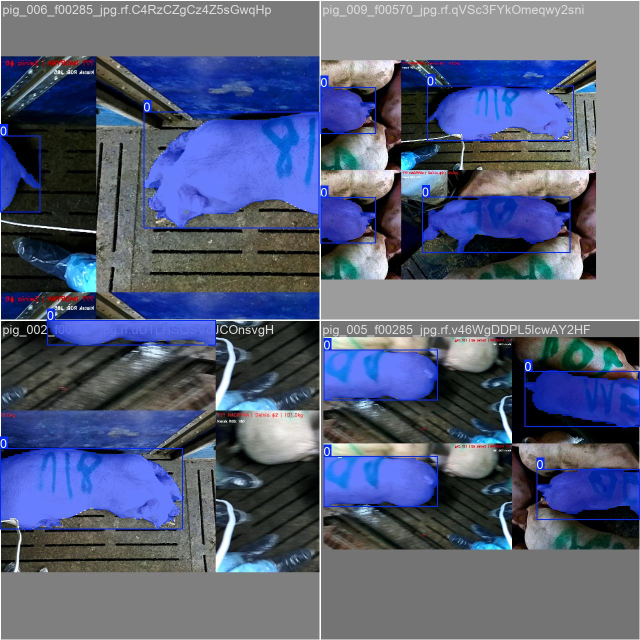
#> input picture models/pig_seg/train_batch0.jpg, 1280 x 1280 px (shown at 1/2 size); its folder holds only this picture in this run
$ python -i detector.py   (imports and definitions only)
#> lines starting #> are read from the running program, lines starting #| are printed output that depends on the picture; after the words box and inside, x2 and y2 are one past the last pixel; in counts of white or black regions, pixels touching at a corner belong together
#> further down, picture is the input picture: shape (1280, 1280, 3); mean B, G, R 121.2, 95.3, 87.1
"""
Detekcja i pomiar swini.

Segmentacja: YOLOv8n-seg (models/pig_seg_best.pt)
Fallback:    Otsu threshold (jesli YOLO nic nie znajdzie)
Pomiary:     PCA na masce -> dlugosc, szerokosc, pole
Waga:        formula empiryczna (area / volume / combined)
Wygładzanie: mediana w oknie + filtr sigma (WeightSmoother)
"""
from __future__ import annotations

import os
from collections import deque
from pathlib import Path

import cv2
import numpy as np

# ── Stale ──────────────────────────────────────────────────────────────────
MODEL_PATH = Path(os.path.abspath(__file__)).parent / "models" / "pig_seg_best.pt"
MIN_CONTOUR_AREA_PX = 2000
YOLO_CONF = 0.25          # prog pewnosci detekcji

# ── Lazy-load modelu YOLO ──────────────────────────────────────────────────
_yolo_model = None

# [47 lines left out: functions _get_model, segment_pigs_yolo, not called in this run]


# ── Fallback Otsu ──────────────────────────────────────────────────────────

def segment_pigs_otsu(image: np.ndarray) -> list[tuple[np.ndarray, np.ndarray]]:
    """Prosta segmentacja Otsu — zwraca liste (contour, maska) dla kazdego jasnego obiektu."""
    gray = cv2.cvtColor(image, cv2.COLOR_BGR2GRAY)
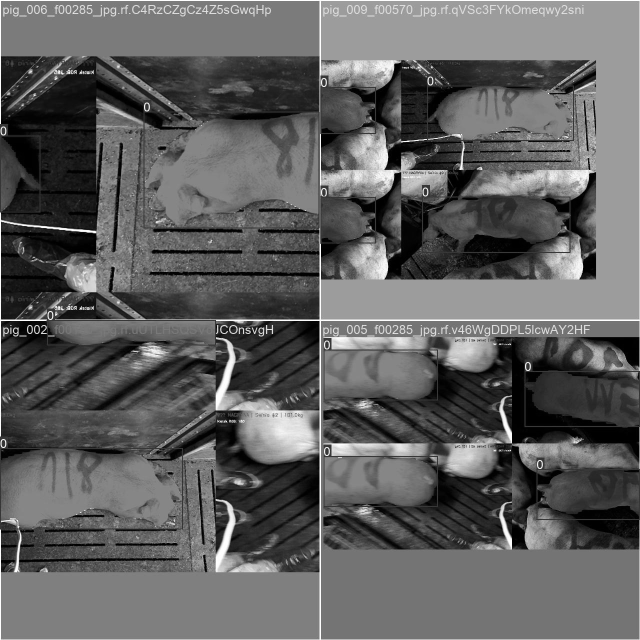
#> gray: shape (1280, 1280) (shown at 1/2 size); min 0, max 255, mean 95.8
    blurred = cv2.GaussianBlur(gray, (11, 11), 0)
    _, binary = cv2.threshold(blurred, 0, 255, cv2.THRESH_BINARY + cv2.THRESH_OTSU)
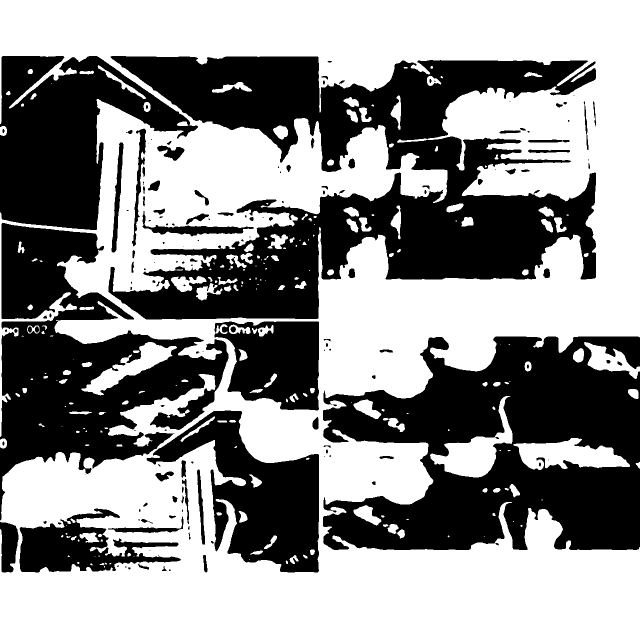
#> binary: shape (1280, 1280) (shown at 1/2 size); 56.2% white; 160 black regions (58 under 20 px), largest, box (x1, y1, x2, y2) and area: (217, 112, 1192, 639) 235411, (646, 673, 1280, 1100) 178011, (0, 446, 457, 1041) 113834
    kernel = cv2.getStructuringElement(cv2.MORPH_ELLIPSE, (15, 15))
    binary = cv2.morphologyEx(binary, cv2.MORPH_CLOSE, kernel)
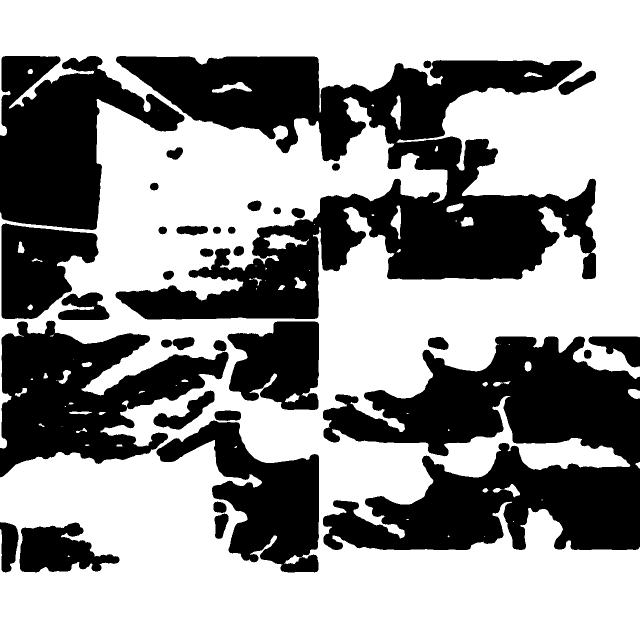
#> binary: shape (1280, 1280) (shown at 1/2 size); 59.7% white; 35 black regions, largest, box (x1, y1, x2, y2) and area: (231, 112, 1192, 639) 214626, (646, 673, 1280, 1100) 169596, (0, 641, 457, 955) 73303
    binary = cv2.morphologyEx(binary, cv2.MORPH_OPEN, kernel)
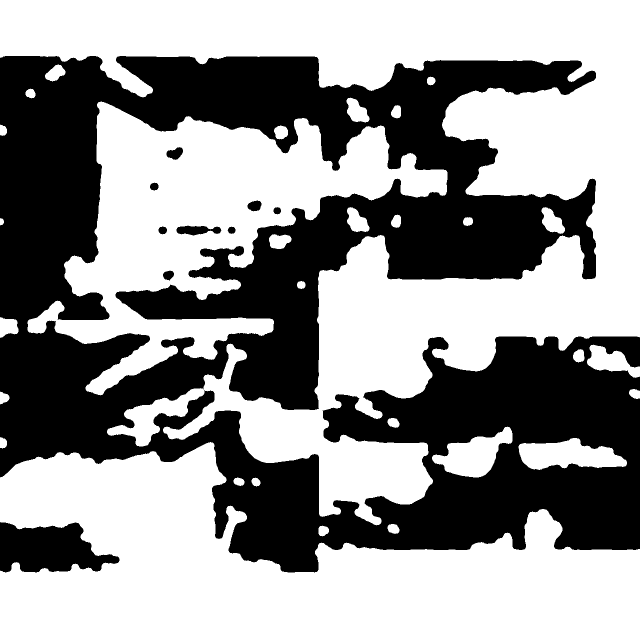
#> binary: shape (1280, 1280) (shown at 1/2 size); 58% white; 10 black regions
    contours, _ = cv2.findContours(binary, cv2.RETR_EXTERNAL, cv2.CHAIN_APPROX_SIMPLE)
#> contours = 30 contours; largest, box (x1, y1, x2, y2) and area: (0, 0, 1280, 1051) 437453, (0, 884, 1280, 1280) 296578, (55, 203, 895, 791) 176520, (1037, 876, 1254, 940) 8794, (864, 853, 1025, 955) 7946
    valid = [(c, binary) for c in contours if cv2.contourArea(c) > MIN_CONTOUR_AREA_PX]
#> valid = 6 items
    if not valid:
        return []
    # Tylko najwkiszy kontur (pojedyncza swinia)
    best = max(valid, key=lambda x: cv2.contourArea(x[0]))
    return [best]


# ── Pomiary PCA ────────────────────────────────────────────────────────────

# [103 lines left out: functions measure_pig, detect_pigs, detect_best_pig, estimate_weight, not called in this run]


# ── Wygładzanie wagi ───────────────────────────────────────────────────────

class WeightSmoother:
    """Mediana w oknie + odrzucanie outlierow (|x - median| > sigma * std)."""

    def __init__(self, window: int = 30, sigma: float = 2.0) -> None:
        self.history: deque[float] = deque(maxlen=window)
        self.sigma = sigma

    def add(self, raw_kg: float) -> float:
        self.history.append(raw_kg)
        return self.value()

    # [14 lines left out: function value, not called in this run]

    def clear(self) -> None:
        self.history.clear()

>>> import cv2
>>> picture = cv2.imread('models/pig_seg/train_batch0.jpg')
>>> result = segment_pigs_otsu(picture)
#> result = 1 item

$ run again, on models/pig_seg/train_batch1.jpg
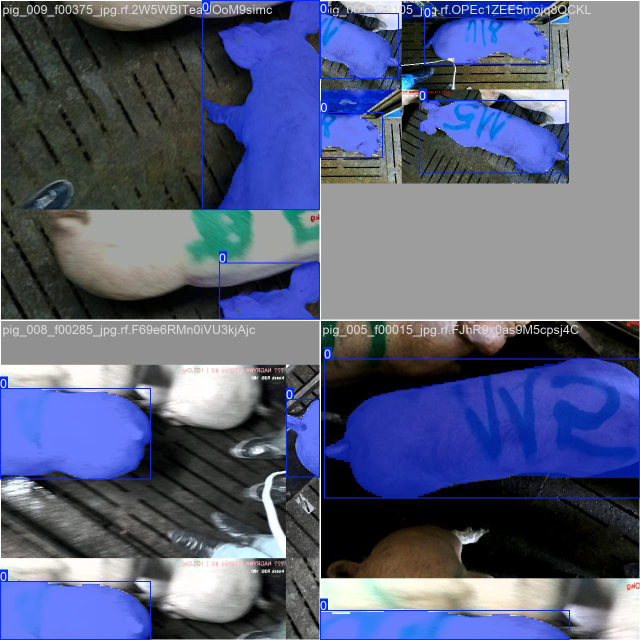
#> input picture models/pig_seg/train_batch1.jpg, 1280 x 1280 px (shown at 1/2 size)
#> picture is the input picture: shape (1280, 1280, 3); mean B, G, R 124.6, 96, 88.9
#> in segment_pigs_otsu, `_, binary = cv2.threshold(blurred, 0, 255, cv2.THRESH_BINARY + cv2.THR..`:
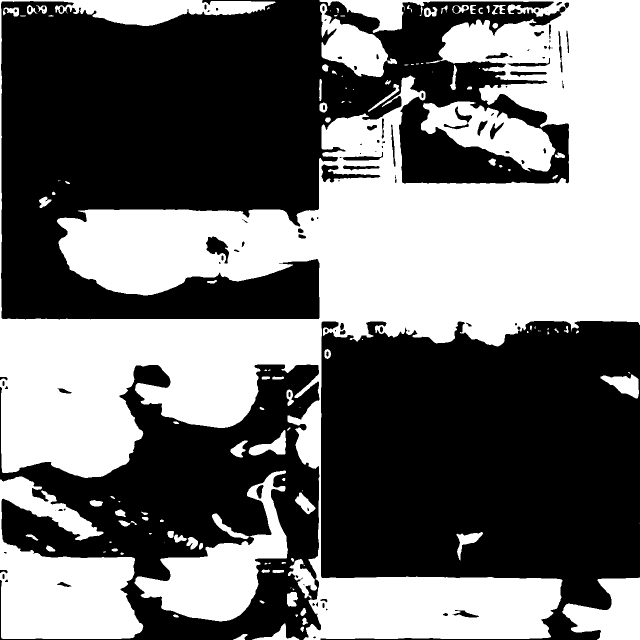
#> binary: shape (1280, 1280) (shown at 1/2 size); 44.7% white; 127 white regions (40 under 20 px), largest, box (x1, y1, x2, y2) and area: (0, 0, 1280, 1280) 587447, (0, 953, 287, 1278) 53433, (269, 941, 576, 1243) 32311
#> in segment_pigs_otsu, `binary = cv2.morphologyEx(binary, cv2.MORPH_OPEN, kernel)`:
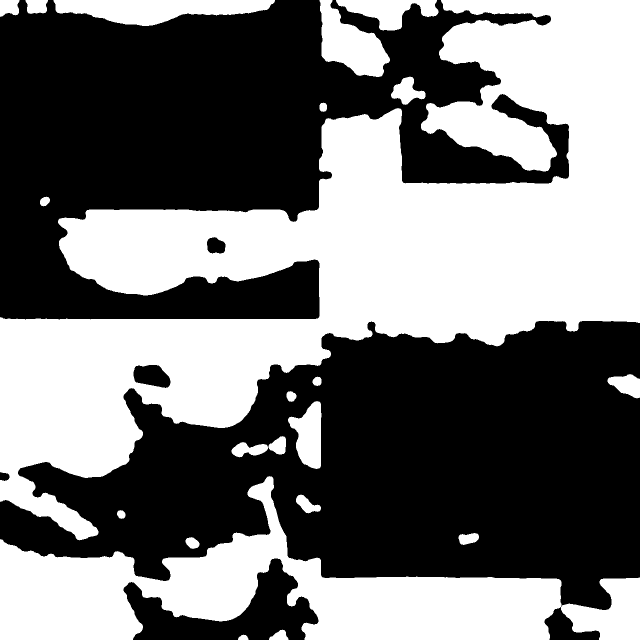
#> binary: shape (1280, 1280) (shown at 1/2 size); 46.1% white; 22 white regions
#> contours = 22 contours; largest, box (x1, y1, x2, y2) and area: (0, 0, 1280, 1081) 545414, (0, 952, 1280, 1280) 155626, (107, 0, 550, 52) 14230, (639, 0, 780, 154) 11517, (672, 0, 877, 61) 6248
#> valid = 6 items
#> result = 1 item

$ run again, on models/pig_seg/train_batch2.jpg
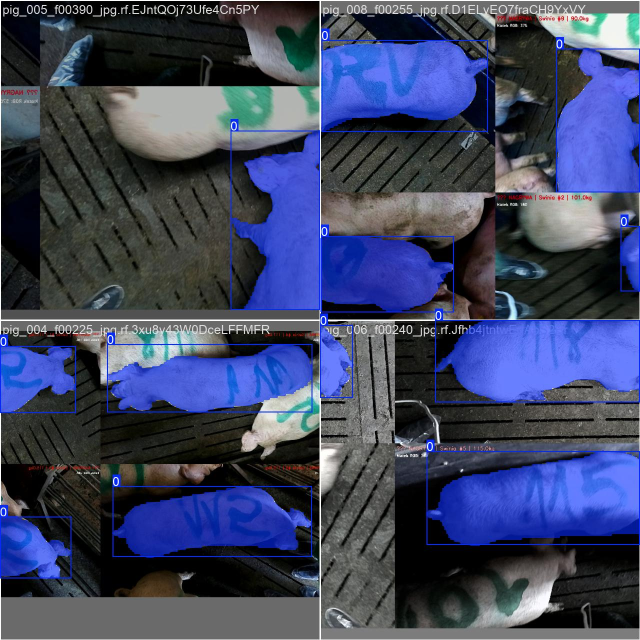
#> input picture models/pig_seg/train_batch2.jpg, 1280 x 1280 px (shown at 1/2 size)
#> picture is the input picture: shape (1280, 1280, 3); mean B, G, R 99.4, 69.8, 62.3
#> in segment_pigs_otsu, `_, binary = cv2.threshold(blurred, 0, 255, cv2.THRESH_BINARY + cv2.THR..`:
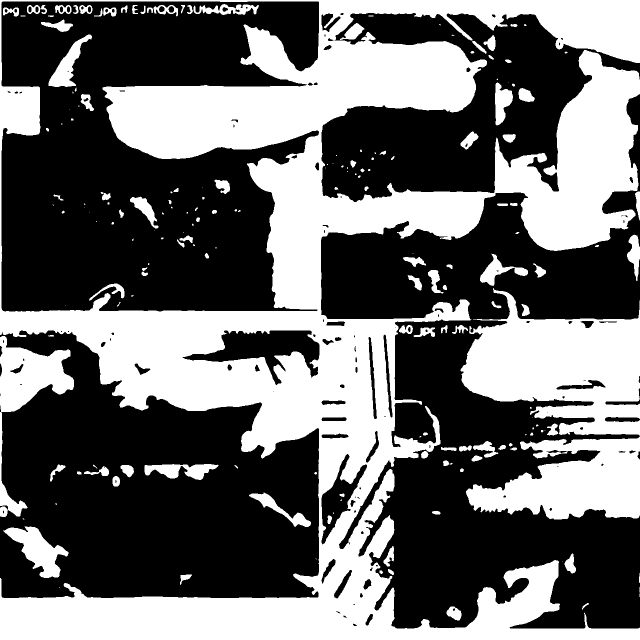
#> binary: shape (1280, 1280) (shown at 1/2 size); 41.9% white; 187 white regions (64 under 20 px), largest, box (x1, y1, x2, y2) and area: (0, 0, 1280, 1280) 527800, (921, 576, 1280, 871) 63902, (932, 873, 1280, 1039) 36483
#> in segment_pigs_otsu, `binary = cv2.morphologyEx(binary, cv2.MORPH_OPEN, kernel)`:
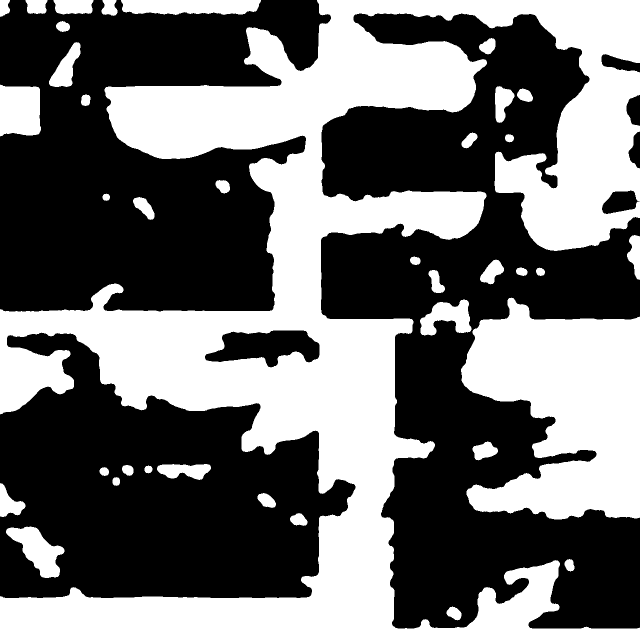
#> binary: shape (1280, 1280) (shown at 1/2 size); 43.4% white; 38 white regions
#> contours = 38 contours; largest, box (x1, y1, x2, y2) and area: (0, 0, 1280, 1280) 557186, (922, 595, 1280, 1039) 108040, (0, 169, 82, 273) 7516, (242, 0, 522, 30) 6976, (12, 1053, 129, 1156) 5666
#> valid = 8 items
#> result = 1 item

$ run again, on models/pig_seg/train_batch2660.jpg
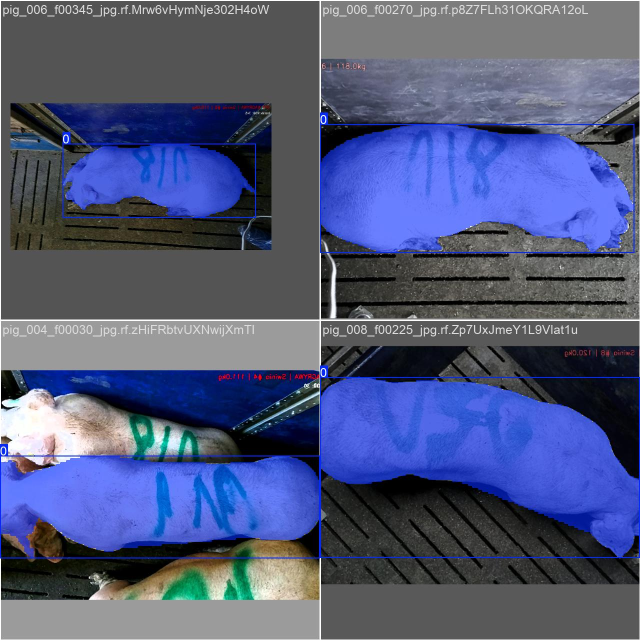
#> input picture models/pig_seg/train_batch2660.jpg, 1280 x 1280 px (shown at 1/2 size)
#> picture is the input picture: shape (1280, 1280, 3); mean B, G, R 123.8, 88.5, 80.4
#> in segment_pigs_otsu, `_, binary = cv2.threshold(blurred, 0, 255, cv2.THRESH_BINARY + cv2.THR..`:
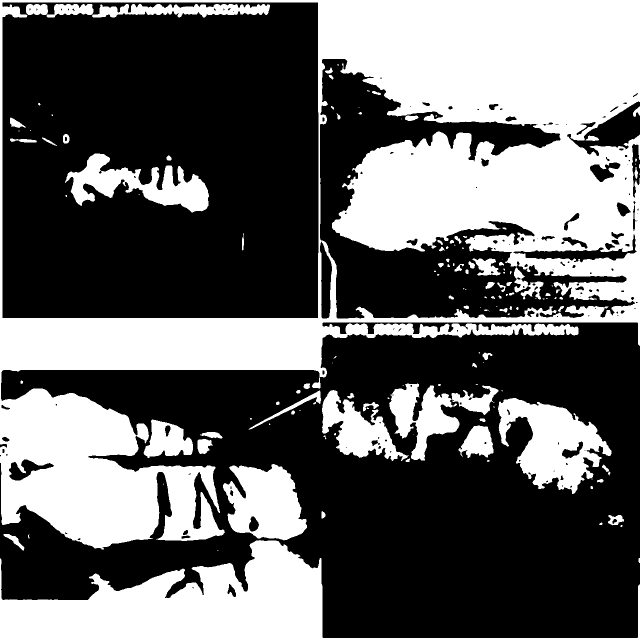
#> binary: shape (1280, 1280) (shown at 1/2 size); 39.3% white; 143 white regions (59 under 20 px), largest, box (x1, y1, x2, y2) and area: (0, 0, 1280, 1099) 456213, (0, 1080, 1280, 1280) 82447, (996, 796, 1223, 988) 22479
#> in segment_pigs_otsu, `binary = cv2.morphologyEx(binary, cv2.MORPH_OPEN, kernel)`:
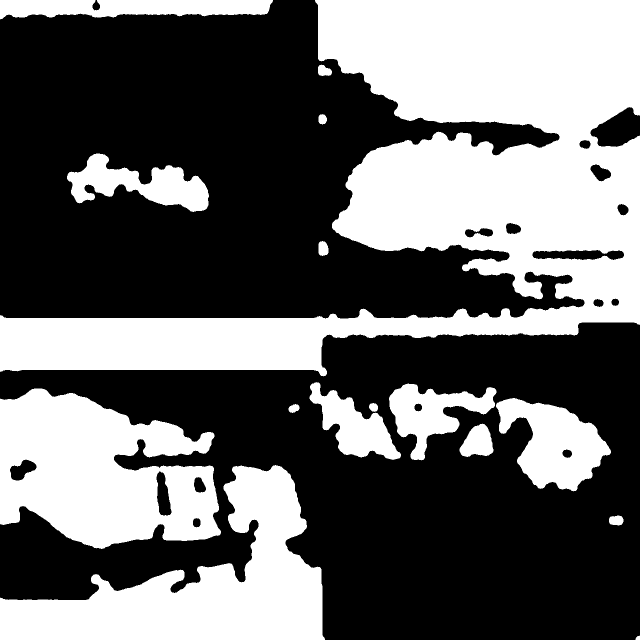
#> binary: shape (1280, 1280) (shown at 1/2 size); 40.7% white; 16 white regions
#> contours = 16 contours; largest, box (x1, y1, x2, y2) and area: (0, 0, 1280, 753) 385817, (0, 777, 442, 1098) 100082, (0, 930, 650, 1280) 97390, (992, 796, 1222, 983) 23926, (0, 0, 546, 39) 15610
#> valid = 9 items
#> result = 1 item
